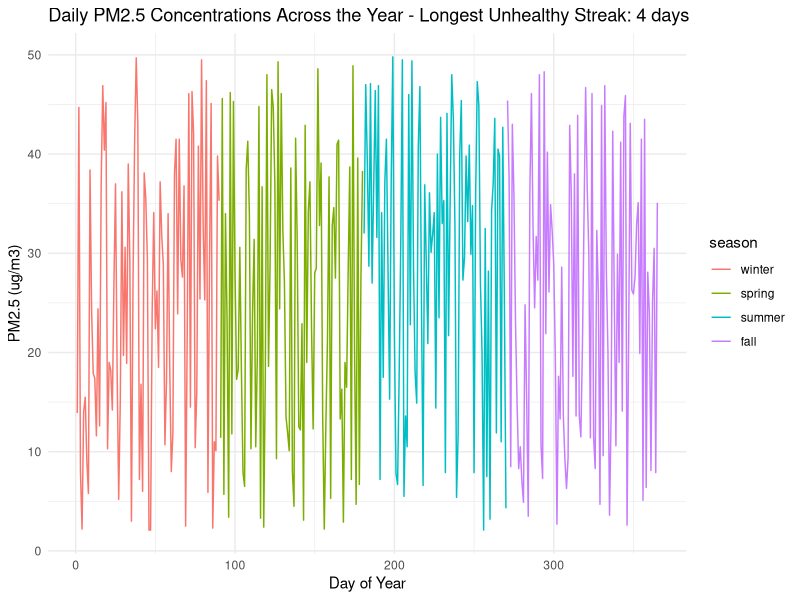
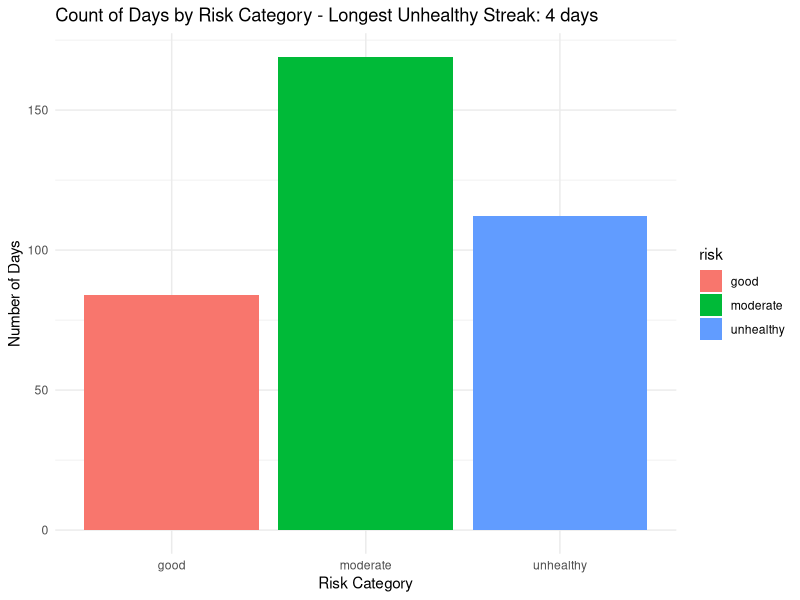

Write R code to recreate these figures, in order.
## ---- chunk 1
knitr::opts_chunk$set(echo = TRUE, message = FALSE, warning = FALSE)
## ---- chunk 2
library(ggplot2)
## ---- chunk 3
# create a sequence of PM2.5 values to sample from
possible_pm25 <- seq(from = 2, to = 50, by = 0.1)

# sample 365 days worth of readings 
pm25_readings <- sample(possible_pm25, size = 365, replace = TRUE)

# make it a data frame 
air_quality <- data.frame(day = 1:365,
                          pm25 = pm25_readings)

# take a look
head(air_quality)

summary(air_quality$pm25)

# assign season based on day number
# days 1-90 = winter, 91-180 = spring, 181-270 = summer, 271-365 = fall
air_quality$season <- ifelse(air_quality$day <= 90, "winter",
                      ifelse(air_quality$day <= 180, "spring",
                      ifelse(air_quality$day <= 270, "summer", "fall")))

# store it as a factor 
air_quality$season <- factor(air_quality$season, 
                             levels = c("winter", "spring", "summer", "fall"))
# check it looks right
head(air_quality)
tail(air_quality)

summary(air_quality$season)

# add risk column, initialized to NA for now
air_quality$risk <- NA

# check it
head(air_quality)

summary(air_quality)


## ---- chunk 4

current_streak <- 0
max_unhealthy_streak <- 0

for (i in 1:nrow(air_quality)) {
  
  # add today's pm25
  today_pm25 <- air_quality$pm25[i]
  
  # classify risk
  if (today_pm25 < 12) {
    air_quality$risk[i] <- "good"
    
  } else if (today_pm25 <= 35.4) {
    air_quality$risk[i] <- "moderate"
    
  } else {
    air_quality$risk[i] <- "unhealthy"
  }
  
  # check the streak - was yesterday also unhealthy?
  if (air_quality$risk[i] == "unhealthy") {
    
    if (i > 1 && air_quality$risk[i-1] == "unhealthy") {
      current_streak <- current_streak + 1  # keep the streak going
    } else {
      current_streak <- 1  # start a fresh streak
    }
    
  } else {
    current_streak <- 0  # not unhealthy so reset
  }
  
  # update max if current streak is the longest so far
  if (current_streak > max_unhealthy_streak) {
    max_unhealthy_streak <- current_streak
  }
  
}

# check results
table(air_quality$risk)
cat("Longest unhealthy streak:", max_unhealthy_streak, "days")

## ---- chunk 5

# create a vector to store our counts, one slot per season
unhealthy_counts = c(winter = 0, spring = 0, summer = 0, fall = 0)

# loop through every day
for (i in 1:nrow(air_quality)) {
  
  # use today's season and risk
  today_season = air_quality$season[i]
  today_risk = air_quality$risk[i]
  
  # if today is unhealthy, add 1 to that season's count
  if (today_risk == "unhealthy") {
    unhealthy_counts[today_season] = unhealthy_counts[today_season] + 1
  }
  
}

# check results
unhealthy_counts

## ---- chunk 6

# convert to data frame for plotting
unhealthy_summary = data.frame(
  season = names(unhealthy_counts),
  unhealthy_days = as.numeric(unhealthy_counts))

unhealthy_summary

## ---- chunk 7

# make the title first using sprintf, including our max streak
plot_title = sprintf("Daily PM2.5 Concentrations Across the Year - Longest Unhealthy Streak: %d days", max_unhealthy_streak)

# now plot
plot_title = sprintf("Daily PM2.5 Concentrations Across the Year - Longest Unhealthy Streak: %d days", max_unhealthy_streak)

ggplot(air_quality, aes(x = day, y = pm25, color = season)) +
  geom_line() +
  labs(title = plot_title,
       x = "Day of Year",
       y = "PM2.5 (ug/m3)") +
  theme_minimal()
## ---- chunk 8

# make the title using sprintf
bar_title = sprintf("Count of Days by Risk Category - Longest Unhealthy Streak: %d days", max_unhealthy_streak)

# now plot
ggplot(air_quality, aes(x = risk, fill = risk)) +
  geom_bar() +
  labs(title = bar_title,
       x = "Risk Category",
       y = "Number of Days") +
  theme_minimal()
